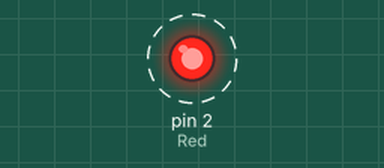
Simulated run of this sketch. Board: Arduino Uno, built with avr-gcc and run on an emulated ATmega328P. Shown: output pins drawn as LEDs (lit = HIGH). Dashed ring = blinking.

Above: at 0.5 s.
Timing chart, 0 to 4.6 s (numbered marks = the images above):
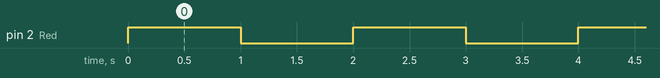

The sketch:

magnificent_kup_kasi1_1_.ino
```cpp
// C++ code
//
int Red =2;
void setup()
{
  pinMode(Red, OUTPUT);
}

void loop()
{
  digitalWrite(2, HIGH);
  delay(1000); // Wait for 1000 millisecond(s)
  digitalWrite(2, LOW);
  delay(1000); // Wait for 1000 millisecond(s)
}
```

Measured:
- by itself, pin 2 (Red): alternates HIGH for 1.0 s and LOW for 1.0 s
